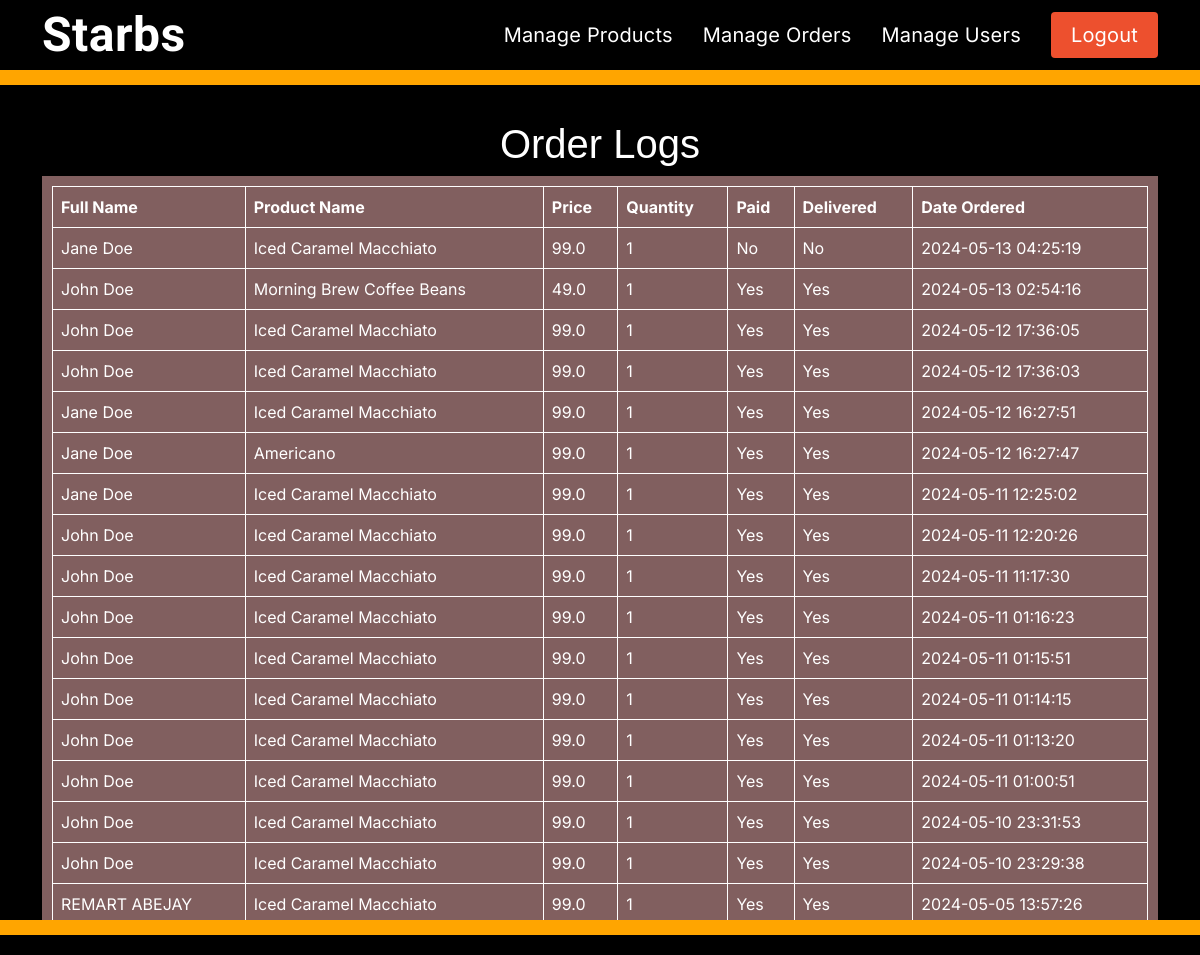
The page /manage_orders (signed in) on the database its author committed.
### server.py (models this page shows, shortened)
class CartItem(db.Model):
    id = db.Column(db.Integer, primary_key=True)
    product_id = db.Column(db.Integer, nullable=False)
    name = db.Column(db.String(100), nullable=False)
    price = db.Column(db.Float, nullable=False)
    quantity = db.Column(db.Integer, nullable=False, default=1)
    user_id = db.Column(db.Integer, db.ForeignKey('user.id'), nullable=False)
    paid = db.Column(db.Integer, nullable=False, default=False)
    recipt = db.Column(db.String(100), nullable=True, default=0)
    delivered = db.Column(db.Integer, nullable=True, default=0)
    create_at = db.Column(db.DateTime, nullable=False, default=datetime.utcnow)
    update_at = db.Column(db.DateTime, nullable=False, default=datetime.utcnow)

class User(db.Model):
    id = db.Column(db.Integer, primary_key=True)
    fullname = db.Column(db.String(60), nullable=False)
    email = db.Column(db.String(120), unique=True, nullable=False)
    password = db.Column(db.String(60), nullable=False)
    gender = db.Column(db.String(60), nullable=False)
    phoneNumber = db.Column(db.String(60), nullable=True)
    city = db.Column(db.String(60), nullable=True)
    streetOrHouseNumber = db.Column(db.String(60), nullable=True)
    province = db.Column(db.String(60), nullable=True)
    barangay = db.Column(db.String(60), nullable=True)
    create_at = db.Column(db.DateTime, nullable=False, default=datetime.utcnow)
    update_at = db.Column(db.DateTime, nullable=False, default=datetime.utcnow)
    is_admin = db.Column(db.Boolean, default=False)

### server.py (the view)
@app.route('/manage_orders')
def manage_orders():
    cart_items = db.session.query(CartItem, User.fullname)\
                    .join(User, CartItem.user_id == User.id)\
                    .order_by(desc(CartItem.create_at))\
                    .all()
    return render_template('manage_orders.html', cart_items=cart_items)

### templates/manage_orders.html (shortened to what this page needs)
{% extends "dashboard.html" %}
{% block navbar %}
    {{ super() }}
{% endblock %}
{% block body %}
<link rel="stylesheet" type="text/css" href="/static/musers.css">
  <div class="container" style="margin-top: 100px;">
      <h1 style="color: white; text-align: center; margin-top: 10px;">Order Logs</h1>
      <div class="custom-table">
        <table>
            <thead>
                <tr>
                    <th>Full Name</th>
                    <th>Product Name</th>
                    <th>Price</th>
                    <th>Quantity</th>
                    <th>Paid</th>
                    <th>Delivered</th>
                    <th>Date Ordered</th>
                </tr>
            </thead>
            <tbody>
                {% for cart_item, fullname in cart_items|sort(attribute='create_at', reverse=true) %}
                    <tr>
                        <td>{{ fullname }}</td>
                        <td>{{ cart_item.name }}</td>
                        <td>{{ cart_item.price }}</td>
                        <td>{{ cart_item.quantity }}</td>
                        <td>{{ "Yes" if cart_item.paid else "No" }}</td>
                        <td>{{ "Yes" if cart_item.delivered else "No" }}</td>
                        <td>{{ cart_item.create_at.strftime('%Y-%m-%d %H:%M:%S') }}</td>
                    </tr>
                {% endfor %}
            </tbody>
        </table>
    </div>
  </div>
  {% endblock %}

### static/assets/css/style.css (style rules this page uses)
body { font-family: "Inter", sans-serif, "ABeeZee", "Lato", "Vujahday Script","Allan"; color: #444444; }
h1, h2, h3, h4, h5, h6 { font-family: "Raleway", sans-serif; }

### static/musers.css (style rules this page uses)
.custom-table { color: rgb(255, 255, 255); background-color: rgb(129, 95, 95); padding: 10px; }
.custom-table table { width: 100%; border-collapse: collapse; }
.custom-table th, .custom-table td { border: 1px solid white; padding: 8px; }
.custom-table thead { background-color: rgb(129, 95, 95); }

### rows shown on the page
CartItem: fullname "Jane Doe", name "Iced Caramel Macchiato", price "99.0", quantity "1", paid "No", delivered "No", create_at "2024-05-13 04:25:19"
CartItem: fullname "John Doe", name "Morning Brew Coffee Beans", price "49.0", quantity "1", paid "Yes", delivered "Yes", create_at "2024-05-13 02:54:16"
CartItem: fullname "John Doe", name "Iced Caramel Macchiato", price "99.0", quantity "1", paid "Yes", delivered "Yes", create_at "2024-05-12 17:36:05"
CartItem: fullname "John Doe", name "Iced Caramel Macchiato", price "99.0", quantity "1", paid "Yes", delivered "Yes", create_at "2024-05-12 17:36:03"
CartItem: fullname "Jane Doe", name "Iced Caramel Macchiato", price "99.0", quantity "1", paid "Yes", delivered "Yes", create_at "2024-05-12 16:27:51"
CartItem: fullname "Jane Doe", name "Americano", price "99.0", quantity "1", paid "Yes", delivered "Yes", create_at "2024-05-12 16:27:47"
CartItem: fullname "Jane Doe", name "Iced Caramel Macchiato", price "99.0", quantity "1", paid "Yes", delivered "Yes", create_at "2024-05-11 12:25:02"
CartItem: fullname "John Doe", name "Iced Caramel Macchiato", price "99.0", quantity "1", paid "Yes", delivered "Yes", create_at "2024-05-11 12:20:26"
CartItem: fullname "John Doe", name "Iced Caramel Macchiato", price "99.0", quantity "1", paid "Yes", delivered "Yes", create_at "2024-05-11 11:17:30"
CartItem: fullname "John Doe", name "Iced Caramel Macchiato", price "99.0", quantity "1", paid "Yes", delivered "Yes", create_at "2024-05-11 01:16:23"
CartItem: fullname "John Doe", name "Iced Caramel Macchiato", price "99.0", quantity "1", paid "Yes", delivered "Yes", create_at "2024-05-11 01:15:51"
CartItem: fullname "John Doe", name "Iced Caramel Macchiato", price "99.0", quantity "1", paid "Yes", delivered "Yes", create_at "2024-05-11 01:14:15"
CartItem: fullname "John Doe", name "Iced Caramel Macchiato", price "99.0", quantity "1", paid "Yes", delivered "Yes", create_at "2024-05-11 01:13:20"
CartItem: fullname "John Doe", name "Iced Caramel Macchiato", price "99.0", quantity "1", paid "Yes", delivered "Yes", create_at "2024-05-11 01:00:51"
CartItem: fullname "John Doe", name "Iced Caramel Macchiato", price "99.0", quantity "1", paid "Yes", delivered "Yes", create_at "2024-05-10 23:31:53"
CartItem: fullname "John Doe", name "Iced Caramel Macchiato", price "99.0", quantity "1", paid "Yes", delivered "Yes", create_at "2024-05-10 23:29:38"
CartItem: fullname "REMART ABEJAY", name "Iced Caramel Macchiato", price "99.0", quantity "1", paid "Yes", delivered "Yes", create_at "2024-05-05 13:57:26"
